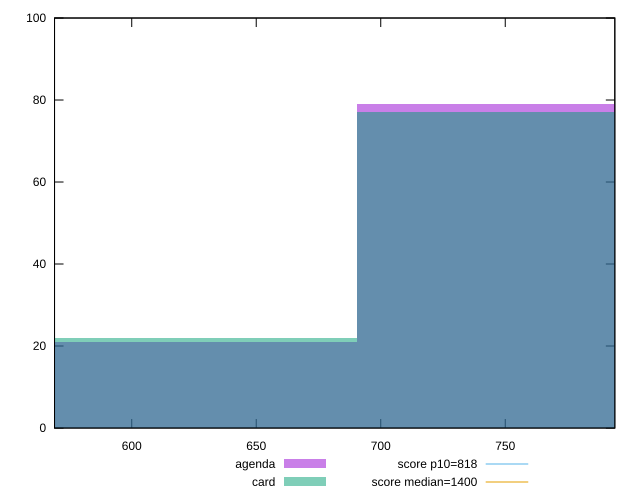

This figure's gnuplot source:
reset

$agenda <<EOF
591.9732335804691 21
789.2976447739588 79
EOF

$card <<EOF
591.9732335804691 22
789.2976447739588 77
EOF

set key outside below
set boxwidth 197.3244111934897
set xrange [569:794]
set yrange [0:100]
set trange [0:100]
set style fill transparent solid 0.5 noborder

set parametric
set terminal svg size 640, 500 enhanced background rgb 'white'
set output "report/report_00029_2021-02-24T13-36-40.390Z/dom-size/comparison/histogram/1_vs_2.svg"

plot $agenda title "agenda" with boxes, \
     $card title "card" with boxes, \
     818,t title "score p10=818", \
     1400,t title "score median=1400"

reset
